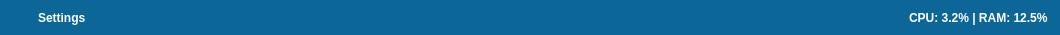
            <widget class="QFrame" name="frame_right_header_setting">
             <property name="minimumSize">
              <size>
               <width>0</width>
               <height>35</height>
              </size>
             </property>
             <property name="maximumSize">
              <size>
               <width>16777215</width>
               <height>35</height>
              </size>
             </property>
             <property name="styleSheet">
              <string notr="true">border: 0;
background-color: rgb(12, 103, 152);</string>
             </property>
             <property name="frameShape">
              <enum>QFrame::StyledPanel</enum>
             </property>
             <property name="frameShadow">
              <enum>QFrame::Raised</enum>
             </property>
             <layout class="QHBoxLayout" name="horizontalLayout_8">
              <property name="leftMargin">
               <number>12</number>
              </property>
              <property name="topMargin">
               <number>0</number>
              </property>
              <property name="rightMargin">
               <number>12</number>
              </property>
              <property name="bottomMargin">
               <number>0</number>
              </property>
              <item>
               <widget class="QFrame" name="setting_frame_label">
                <property name="styleSheet">
                 <string notr="true">border: 0;</string>
                </property>
                <property name="frameShape">
                 <enum>QFrame::StyledPanel</enum>
                </property>
                <property name="frameShadow">
                 <enum>QFrame::Raised</enum>
                </property>
                <layout class="QHBoxLayout" name="horizontalLayout_15">
                 <property name="leftMargin">
                  <number>0</number>
                 </property>
                 <property name="topMargin">
                  <number>0</number>
                 </property>
                 <property name="rightMargin">
                  <number>0</number>
                 </property>
                 <property name="bottomMargin">
                  <number>0</number>
                 </property>
                 <item>
                  <widget class="QLabel" name="setting_icon">
                   <property name="minimumSize">
                    <size>
                     <width>20</width>
                     <height>20</height>
                    </size>
                   </property>
                   <property name="maximumSize">
                    <size>
                     <width>20</width>
                     <height>20</height>
                    </size>
                   </property>
                   <property name="styleSheet">
                    <string notr="true"/>
                   </property>
                   <property name="text">
                    <string/>
                   </property>
                   <property name="pixmap">
                    <pixmap resource="resources.qrc">:/images/statics/settings.png</pixmap>
                   </property>
                   <property name="scaledContents">
                    <bool>true</bool>
                   </property>
                  </widget>
                 </item>
                 <item>
                  <widget class="QLabel" name="setting_label">
                   <property name="styleSheet">
                    <string notr="true">color: #fff;
font-weight: bold;</string>
                   </property>
                   <property name="text">
                    <string>Settings</string>
                   </property>
                  </widget>
                 </item>
                </layout>
               </widget>
              </item>
              <item>
               <spacer name="horizontalSpacer_12">
                <property name="orientation">
                 <enum>Qt::Horizontal</enum>
                </property>
                <property name="sizeHint" stdset="0">
                 <size>
                  <width>817</width>
                  <height>20</height>
                 </size>
                </property>
               </spacer>
              </item>
              <item>
               <widget class="QLabel" name="cpu_ram_label_setting">
                <property name="styleSheet">
                 <string notr="true">background: transparent;
color: #fff;
font-weight: bold;</string>
                </property>
                <property name="text">
                 <string>CPU: 3.2% | RAM: 12.5%</string>
                </property>
               </widget>
              </item>
             </layout>
            </widget>
